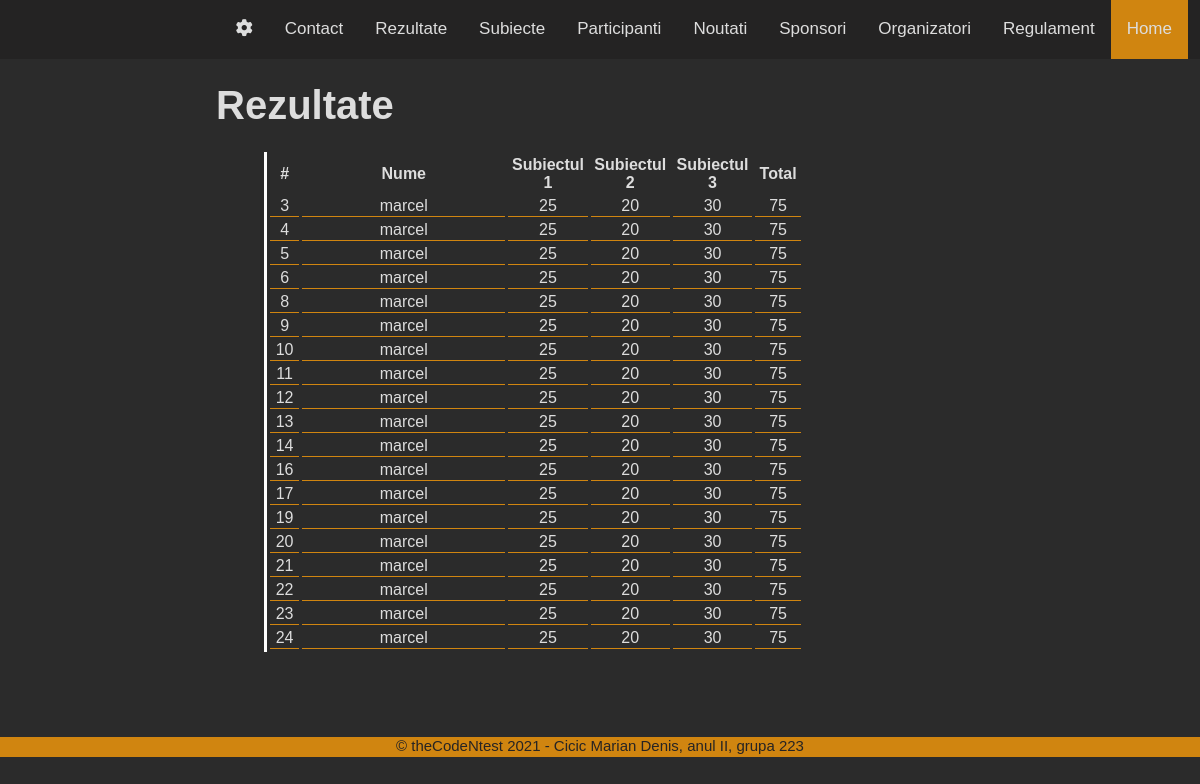
/Rezultate.php, run on the app's committed database.
### tables this page shows
CREATE TABLE `participanti` (
  `id` int(11) NOT NULL,
  `nume` text NOT NULL,
  `varsta` int(2) NOT NULL,
  `loc` text NOT NULL,
  `email` text NOT NULL,
  `punctaj_subiect1` int(2) DEFAULT NULL,
  `punctaj_subiect2` int(2) DEFAULT NULL,
  `punctaj_subiect3` int(2) DEFAULT NULL,
  `punctaj_total` int(2) DEFAULT NULL
);

### Rezultate.php (the view)
<?php
include "db_connection.php";
include "header.php";
include "inc.php";
?>
<div class="main-container">
    <div class="titlu-div" style="padding-bottom: 2%;"><b>Rezultate</b></div>
    <div class="tabel-rez-div">
        <?php
        $query = "SELECT * FROM participanti";
        $result = mysqli_query($conexiune, $query);
        if (mysqli_num_rows($result)) {
            print("<table class='tabel-rez'>\n");
            print("<tr>\n");
            print("<th width='50px'>#</th><th width='570'>Nume</th><th width='90'>Subiectul 1</th><th width='90'>Subiectul 2</th><th width='90'>Subiectul 3</th><th width='60'>Total</th>");
            print("</tr>\n");
            while ($row = mysqli_fetch_array($result)) {
                print("<tr>\n");
                print("<td class='tdp'>" . $row['id'] . "</td>\n");
                print("<td class='tdp'>" . $row['nume'] . "</td>\n");
                print("<td class='tdp'>" . $row['punctaj_subiect1'] . "</td>\n");
                print("<td class='tdp'>" . $row['punctaj_subiect2'] . "</td>\n");
                print("<td class='tdp'>" . $row['punctaj_subiect3'] . "</td>\n");
                print("<td class='tdp'>" . $row['punctaj_total'] . "</td>\n");
                print("</tr>\n");
            }
            print("</table>");
        } else {
            print "Nu exista intrari in agenda!";
        }
        ?>
    </div>
</div>
<?php include "footer.php"; ?>

### css/cssStyle.css (style rules this page uses)
body { height: 100%; margin: 0; font-family: Arial, Helvetica, sans-serif; background-color: #2B2B2B; }
.main-container { background-color: #2B2B2B; width: 100%; height:678px; }
.titlu-div { color:#ddd; font-size:40px; padding:2% 0% 0% 18%; }
.tdp { border-bottom: 1px solid #D08510; }
.tabel-rez-div { height:530px; overflow:auto; width:45%; position:static; margin-left:22%; }
.tabel-rez { border-left:3px solid #ddd; border-color: white; text-align: center; color: #ddd; border-spacing: 3px; }

### data on the page
participanti: id "3", nume "marcel", punctaj_subiect1 "25", punctaj_subiect2 "20", punctaj_subiect3 "30", punctaj_total "75"
participanti: id "4", nume "marcel", punctaj_subiect1 "25", punctaj_subiect2 "20", punctaj_subiect3 "30", punctaj_total "75"
participanti: id "5", nume "marcel", punctaj_subiect1 "25", punctaj_subiect2 "20", punctaj_subiect3 "30", punctaj_total "75"
participanti: id "6", nume "marcel", punctaj_subiect1 "25", punctaj_subiect2 "20", punctaj_subiect3 "30", punctaj_total "75"
participanti: id "8", nume "marcel", punctaj_subiect1 "25", punctaj_subiect2 "20", punctaj_subiect3 "30", punctaj_total "75"
participanti: id "9", nume "marcel", punctaj_subiect1 "25", punctaj_subiect2 "20", punctaj_subiect3 "30", punctaj_total "75"
participanti: id "10", nume "marcel", punctaj_subiect1 "25", punctaj_subiect2 "20", punctaj_subiect3 "30", punctaj_total "75"
participanti: id "11", nume "marcel", punctaj_subiect1 "25", punctaj_subiect2 "20", punctaj_subiect3 "30", punctaj_total "75"
participanti: id "12", nume "marcel", punctaj_subiect1 "25", punctaj_subiect2 "20", punctaj_subiect3 "30", punctaj_total "75"
participanti: id "13", nume "marcel", punctaj_subiect1 "25", punctaj_subiect2 "20", punctaj_subiect3 "30", punctaj_total "75"
participanti: id "14", nume "marcel", punctaj_subiect1 "25", punctaj_subiect2 "20", punctaj_subiect3 "30", punctaj_total "75"
participanti: id "16", nume "marcel", punctaj_subiect1 "25", punctaj_subiect2 "20", punctaj_subiect3 "30", punctaj_total "75"
participanti: id "17", nume "marcel", punctaj_subiect1 "25", punctaj_subiect2 "20", punctaj_subiect3 "30", punctaj_total "75"
participanti: id "19", nume "marcel", punctaj_subiect1 "25", punctaj_subiect2 "20", punctaj_subiect3 "30", punctaj_total "75"
participanti: id "20", nume "marcel", punctaj_subiect1 "25", punctaj_subiect2 "20", punctaj_subiect3 "30", punctaj_total "75"
participanti: id "21", nume "marcel", punctaj_subiect1 "25", punctaj_subiect2 "20", punctaj_subiect3 "30", punctaj_total "75"
participanti: id "22", nume "marcel", punctaj_subiect1 "25", punctaj_subiect2 "20", punctaj_subiect3 "30", punctaj_total "75"
participanti: id "23", nume "marcel", punctaj_subiect1 "25", punctaj_subiect2 "20", punctaj_subiect3 "30", punctaj_total "75"
participanti: id "24", nume "marcel", punctaj_subiect1 "25", punctaj_subiect2 "20", punctaj_subiect3 "30", punctaj_total "75"
